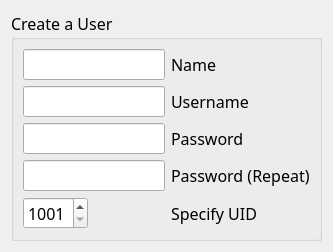
              <widget class="QWidget" name="tab">
               <attribute name="title">
                <string>User Details</string>
               </attribute>
               <layout class="QVBoxLayout" name="verticalLayout_3">
                <item>
                 <widget class="QGroupBox" name="groupBox_2">
                  <property name="sizePolicy">
                   <sizepolicy hsizetype="Expanding" vsizetype="Minimum">
                    <horstretch>0</horstretch>
                    <verstretch>0</verstretch>
                   </sizepolicy>
                  </property>
                  <property name="font">
                   <font>
                    <family>Noto Sans</family>
                    <pointsize>12</pointsize>
                   </font>
                  </property>
                  <property name="autoFillBackground">
                   <bool>false</bool>
                  </property>
                  <property name="title">
                   <string>Create a User</string>
                  </property>
                  <property name="alignment">
                   <set>Qt::AlignLeading|Qt::AlignLeft|Qt::AlignTop</set>
                  </property>
                  <layout class="QFormLayout" name="formLayout_2">
                   <property name="sizeConstraint">
                    <enum>QLayout::SetMinimumSize</enum>
                   </property>
                   <property name="fieldGrowthPolicy">
                    <enum>QFormLayout::AllNonFixedFieldsGrow</enum>
                   </property>
                   <property name="labelAlignment">
                    <set>Qt::AlignLeading|Qt::AlignLeft|Qt::AlignTop</set>
                   </property>
                   <item row="0" column="0">
                    <widget class="QLineEdit" name="lineName">
                     <property name="styleSheet">
                      <string notr="true"/>
                     </property>
                    </widget>
                   </item>
                   <item row="0" column="1">
                    <widget class="QLabel" name="label_12">
                     <property name="styleSheet">
                      <string notr="true">background: transparent;</string>
                     </property>
                     <property name="text">
                      <string>Name</string>
                     </property>
                    </widget>
                   </item>
                   <item row="1" column="0">
                    <widget class="QLineEdit" name="lineUsername"/>
                   </item>
                   <item row="1" column="1">
                    <widget class="QLabel" name="label_13">
                     <property name="styleSheet">
                      <string notr="true">background: transparent;</string>
                     </property>
                     <property name="text">
                      <string>Username</string>
                     </property>
                    </widget>
                   </item>
                   <item row="2" column="0">
                    <widget class="QLineEdit" name="linePW">
                     <property name="echoMode">
                      <enum>QLineEdit::Password</enum>
                     </property>
                    </widget>
                   </item>
                   <item row="2" column="1">
                    <widget class="QLabel" name="label_14">
                     <property name="styleSheet">
                      <string notr="true">background: transparent;</string>
                     </property>
                     <property name="text">
                      <string>Password</string>
                     </property>
                    </widget>
                   </item>
                   <item row="3" column="0">
                    <widget class="QLineEdit" name="linePW2">
                     <property name="echoMode">
                      <enum>QLineEdit::Password</enum>
                     </property>
                     <property name="clearButtonEnabled">
                      <bool>false</bool>
                     </property>
                    </widget>
                   </item>
                   <item row="3" column="1">
                    <widget class="QLabel" name="label_15">
                     <property name="styleSheet">
                      <string notr="true">background: transparent;</string>
                     </property>
                     <property name="text">
                      <string>Password (Repeat)</string>
                     </property>
                    </widget>
                   </item>
                   <item row="4" column="0">
                    <widget class="QSpinBox" name="spin_UID">
                     <property name="sizePolicy">
                      <sizepolicy hsizetype="Expanding" vsizetype="Fixed">
                       <horstretch>0</horstretch>
                       <verstretch>0</verstretch>
                      </sizepolicy>
                     </property>
                     <property name="minimum">
                      <number>1001</number>
                     </property>
                     <property name="maximum">
                      <number>5000</number>
                     </property>
                    </widget>
                   </item>
                   <item row="4" column="1">
                    <widget class="QLabel" name="label_16">
                     <property name="toolTip">
                      <string>PersonaCrypt users need the same UID for every system on which they are used</string>
                     </property>
                     <property name="text">
                      <string>Specify UID</string>
                     </property>
                    </widget>
                   </item>
                  </layout>
                 </widget>
                </item>
               </layout>
              </widget>
